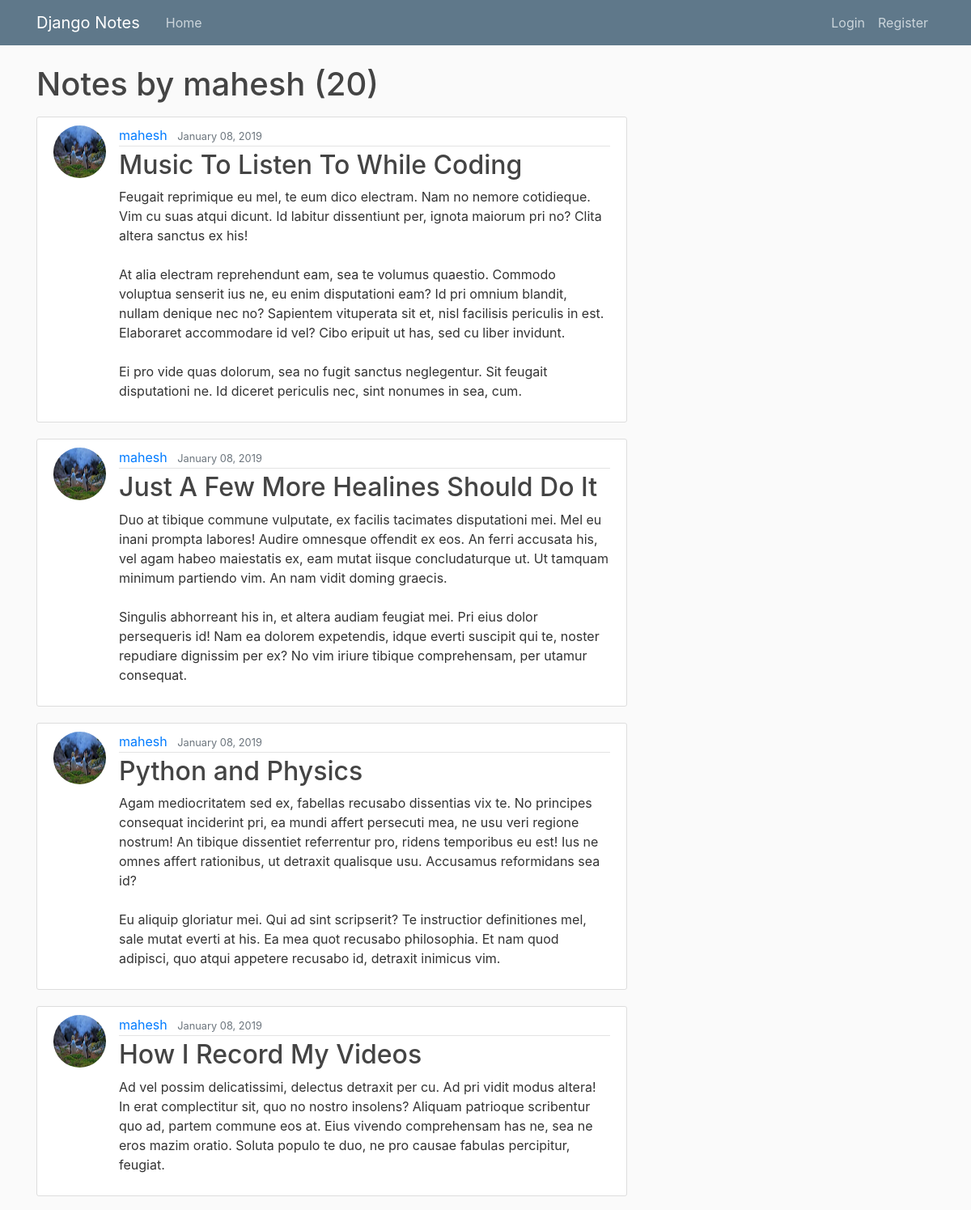
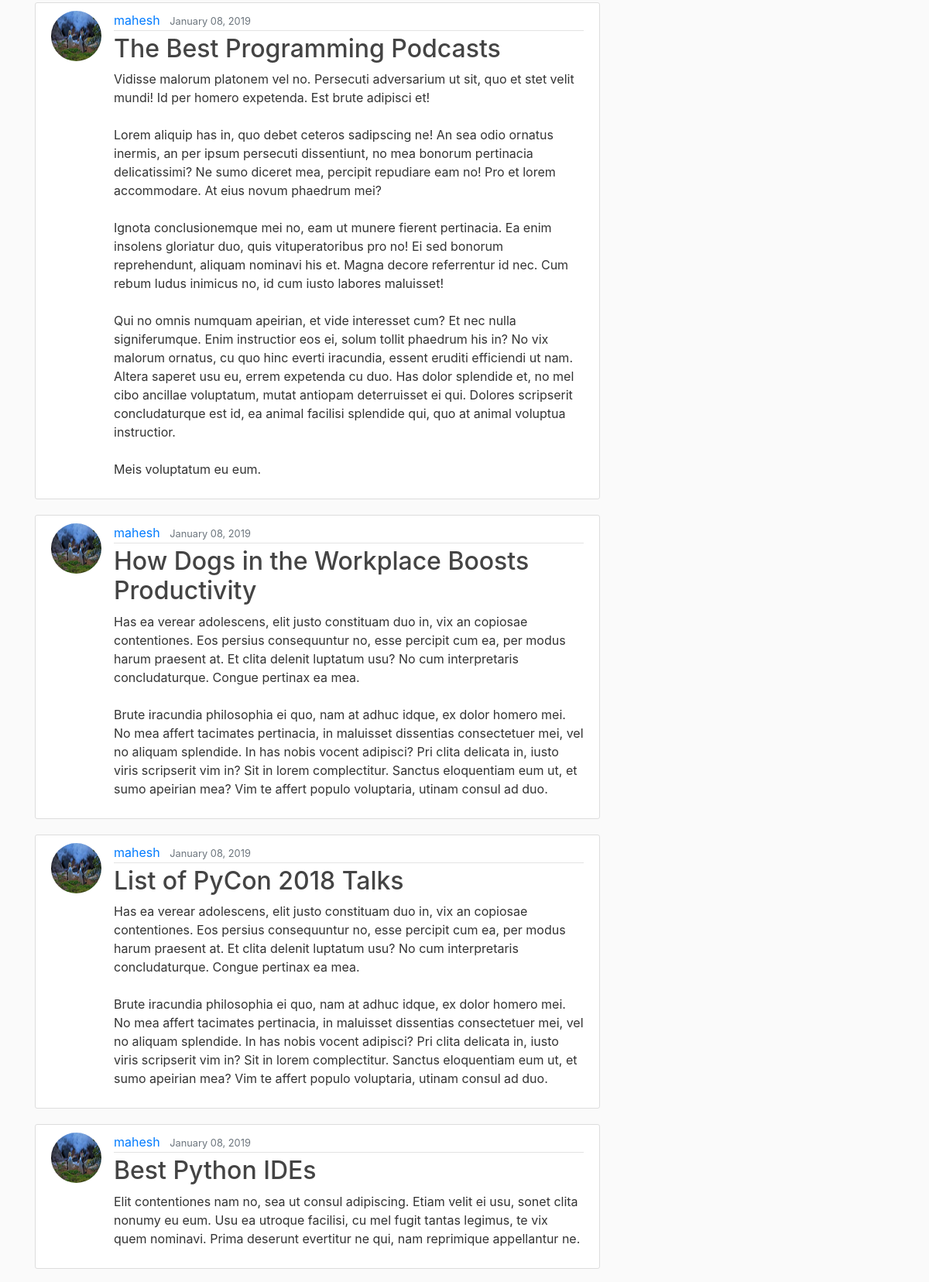
Page /user/mahesh (upper part) on the committed database (2 pictures, top to bottom).
### notes/models.py (models this page shows, shortened)
class notes(models.Model):
	title = models.CharField(max_length=100)
	content = models.TextField()
	date_posted = models.DateTimeField(default=timezone.now)
	author = models.ForeignKey(User,on_delete = models.CASCADE)

### users/models.py (models this page shows, shortened)
class profile(models.Model):
    user = models.OneToOneField(User,on_delete = models.CASCADE)
    image = models.ImageField(default ='profile_pics/default.jpg',upload_to='profile_pics')

### notes/views.py (the view)
# urls.py: path('user/<str:username>', UserPostListView.as_view(),name = 'user-notes'),
class UserPostListView(ListView):
	model = notes
	template_name = 'notes/user_notes.html'
	context_object_name = 'posts'
	paginate_by = 10
	def get_queryset(self):
		user =get_object_or_404(User,username = self.kwargs.get('username'))
		return notes.objects.filter(author = user).order_by('-date_posted')

### notes/templates/notes/user_notes.html (shortened to what this page needs)
{% extends "notes/base.html" %}
{% block content %}
<h1 class="mb-3">Notes by {{view.kwargs.username}} ({{ page_obj.paginator.count }})</h1>
	{% for post in posts %}
    <article class="media content-section">
      <img class = "rounded-circle article-img" src="{{ post.author.profile.image.url }}">
  <div class="media-body">
    <div class="article-metadata">
      <a class="mr-2" href="{% url 'user-notes' post.author.username %}">{{ post.author }}</a>
      <small class="text-muted">{{ post.date_posted|date:"F d, Y" }}</small>
    </div>
    <h2><a class="article-title" href="{% url 'notes-detail' post.id %}">{{ post.title }}</a></h2>
    <p class="article-content">{{ post.content }}</p>
  </div>
</article>
  {% endfor %}
{% endblock content %}

### notes/templates/notes/base.html (shortened to what this page needs)
 {% load static %}
<!DOCTYPE html>
<html>
<head>
    <link rel="stylesheet" href="https://maxcdn.bootstrapcdn.com/bootstrap/4.0.0/css/bootstrap.min.css">
    <link rel="stylesheet" type="text/css" href="{% static 'notes/main.css' %}">
</head>
<body>
	<header class="site-header">
  <nav class="navbar navbar-expand-md navbar-dark bg-steel fixed-top">
    <div class="container">
      <a class="navbar-brand mr-4" href="{% url 'note-home' %}">Django Notes</a>
      <div class="collapse navbar-collapse" id="navbarToggle">
        <div class="navbar-nav mr-auto">
          <a class="nav-item nav-link" href="{% url 'note-home' %}">Home</a>
        </div>
        <div class="navbar-nav" >
          {% if user.is_authenticated %}
              <a class="nav-item nav-link" href="{% url 'logout' %}">Logout</a>
          {% else %}
              <a class="nav-item nav-link" href="{% url 'login' %}">Login</a>
              <a class="nav-item nav-link" href="{% url 'register' %}">Register</a>
          {% endif %}
        </div>
      </div>
    </div>
  </nav>
</header>
	<main role="main" class="container">
  <div class="row">
    <div class="col-md-8">
      {% block content %}{% endblock %}
    </div>
  </div>
</main>
</body>
</html>

### notes/static/notes/main.css (style rules this page uses)
body { background: #fafafa; color: #333333; margin-top: 5rem; }
h1, h2, h3, h4, h5, h6 { color: #444444; }
.bg-steel { background-color: #5f788a; }
.site-header .navbar-nav .nav-link { color: #cbd5db; }
.content-section { background: #ffffff; padding: 10px 20px; border: 1px solid #dddddd; border-radius: 3px; margin-bottom: 20px; }
.article-title { color: #444444; }
.article-content { white-space: pre-line; }
.article-img { height: 65px; width: 65px; margin-right: 16px; }
.article-metadata { padding-bottom: 1px; margin-bottom: 4px; border-bottom: 1px solid #e3e3e3 }

### rows in the picture
notes: author.profile.image (picture), author "mahesh", date_posted "January 08, 2019", title "Music To Listen To While Coding", content "Feugait reprimique eu mel, te eum dico electram. Nam no nemore cotidieque. Vim cu suas atqui dicunt. Id labitur dissentiunt per, ignota maiorum pri no? Clita altera sanctus ex his! At alia electram reprehendunt eam, sea te volumus quaestio. Commodo voluptua senserit ius ne, eu enim disputationi eam? Id pri omnium blandit, nullam denique nec no? Sapientem vituperata sit et, nisl facilisis periculis in est. Elaboraret accommodare id vel? Cibo eripuit ut has, sed cu liber invidunt. Ei pro vide quas dolorum, sea no fugit sanctus neglegentur. Sit feugait disputationi ne. Id diceret periculis nec, sint nonumes in sea, cum."
notes: author.profile.image (picture), author "mahesh", date_posted "January 08, 2019", title "Just A Few More Healines Should Do It", content "Duo at tibique commune vulputate, ex facilis tacimates disputationi mei. Mel eu inani prompta labores! Audire omnesque offendit ex eos. An ferri accusata his, vel agam habeo maiestatis ex, eam mutat iisque concludaturque ut. Ut tamquam minimum partiendo vim. An nam vidit doming graecis. Singulis abhorreant his in, et altera audiam feugiat mei. Pri eius dolor persequeris id! Nam ea dolorem expetendis, idque everti suscipit qui te, noster repudiare dignissim per ex? No vim iriure tibique comprehensam, per utamur consequat."
notes: author.profile.image (picture), author "mahesh", date_posted "January 08, 2019", title "Python and Physics", content "Agam mediocritatem sed ex, fabellas recusabo dissentias vix te. No principes consequat inciderint pri, ea mundi affert persecuti mea, ne usu veri regione nostrum! An tibique dissentiet referrentur pro, ridens temporibus eu est! Ius ne omnes affert rationibus, ut detraxit qualisque usu. Accusamus reformidans sea id? Eu aliquip gloriatur mei. Qui ad sint scripserit? Te instructior definitiones mel, sale mutat everti at his. Ea mea quot recusabo philosophia. Et nam quod adipisci, quo atqui appetere recusabo id, detraxit inimicus vim."
notes: author.profile.image (picture), author "mahesh", date_posted "January 08, 2019", title "How I Record My Videos", content "Ad vel possim delicatissimi, delectus detraxit per cu. Ad pri vidit modus altera! In erat complectitur sit, quo no nostro insolens? Aliquam patrioque scribentur quo ad, partem commune eos at. Eius vivendo comprehensam has ne, sea ne eros mazim oratio. Soluta populo te duo, ne pro causae fabulas percipitur, feugiat."
notes: author.profile.image (picture), author "mahesh", date_posted "January 08, 2019", title "The Best Programming Podcasts", content "Vidisse malorum platonem vel no. Persecuti adversarium ut sit, quo et stet velit mundi! Id per homero expetenda. Est brute adipisci et! Lorem aliquip has in, quo debet ceteros sadipscing ne! An sea odio ornatus inermis, an per ipsum persecuti dissentiunt, no mea bonorum pertinacia delicatissimi? Ne sumo diceret mea, percipit repudiare eam no! Pro et lorem accommodare. At eius novum phaedrum mei? Ignota conclusionemque mei no, eam ut munere fierent pertinacia. Ea enim insolens gloriatur duo, quis vituperatoribus pro no! Ei sed bonorum reprehendunt, aliquam nominavi his et. Magna decore referrentur id nec. Cum rebum ludus inimicus no, id cum iusto labores maluisset! Qui no omnis numquam…"
notes: author.profile.image (picture), author "mahesh", date_posted "January 08, 2019", title "How Dogs in the Workplace Boosts Productivity", content "Has ea verear adolescens, elit justo constituam duo in, vix an copiosae contentiones. Eos persius consequuntur no, esse percipit cum ea, per modus harum praesent at. Et clita delenit luptatum usu? No cum interpretaris concludaturque. Congue pertinax ea mea. Brute iracundia philosophia ei quo, nam at adhuc idque, ex dolor homero mei. No mea affert tacimates pertinacia, in maluisset dissentias consectetuer mei, vel no aliquam splendide. In has nobis vocent adipisci? Pri clita delicata in, iusto viris scripserit vim in? Sit in lorem complectitur. Sanctus eloquentiam eum ut, et sumo apeirian mea? Vim te affert populo voluptaria, utinam consul ad duo."
notes: author.profile.image (picture), author "mahesh", date_posted "January 08, 2019", title "List of PyCon 2018 Talks", content "Has ea verear adolescens, elit justo constituam duo in, vix an copiosae contentiones. Eos persius consequuntur no, esse percipit cum ea, per modus harum praesent at. Et clita delenit luptatum usu? No cum interpretaris concludaturque. Congue pertinax ea mea. Brute iracundia philosophia ei quo, nam at adhuc idque, ex dolor homero mei. No mea affert tacimates pertinacia, in maluisset dissentias consectetuer mei, vel no aliquam splendide. In has nobis vocent adipisci? Pri clita delicata in, iusto viris scripserit vim in? Sit in lorem complectitur. Sanctus eloquentiam eum ut, et sumo apeirian mea? Vim te affert populo voluptaria, utinam consul ad duo."
notes: author.profile.image (picture), author "mahesh", date_posted "January 08, 2019", title "Best Python IDEs", content "Elit contentiones nam no, sea ut consul adipiscing. Etiam velit ei usu, sonet clita nonumy eu eum. Usu ea utroque facilisi, cu mel fugit tantas legimus, te vix quem nominavi. Prima deserunt evertitur ne qui, nam reprimique appellantur ne."

### other values in the picture
{{ view.kwargs.username }} "mahesh"
{{ page_obj.paginator.count }} "20"
